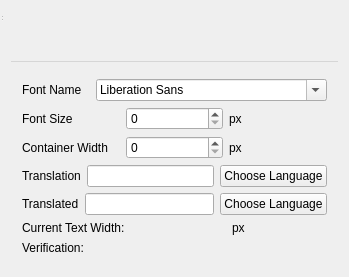
<?xml version="1.0" encoding="UTF-8"?>
<ui version="4.0">
 <class>widgetwindow</class>
 <widget class="QWidget" name="widgetwindow">
  <property name="geometry">
   <rect>
    <x>0</x>
    <y>0</y>
    <width>349</width>
    <height>277</height>
   </rect>
  </property>
  <property name="windowTitle">
   <string>TranslationVerification</string>
  </property>
  <layout class="QGridLayout" name="gridLayout_2">
   <item row="1" column="0">
    <widget class="QWidget" name="centralWidget" native="true">
     <layout class="QGridLayout" name="gridLayout">
      <item row="0" column="0">
       <layout class="QVBoxLayout" name="verticalLayout">
        <item>
         <layout class="QHBoxLayout" name="horizontalLayout">
          <item>
           <widget class="QLabel" name="label">
            <property name="text">
             <string>Font Name</string>
            </property>
           </widget>
          </item>
          <item>
           <widget class="QFontComboBox" name="fontComboBox"/>
          </item>
         </layout>
        </item>
        <item>
         <layout class="QHBoxLayout" name="horizontalLayout_2">
          <item>
           <widget class="QLabel" name="label_2">
            <property name="text">
             <string>Font Size</string>
            </property>
           </widget>
          </item>
          <item>
           <widget class="QSpinBox" name="fontSizeSpinBox"/>
          </item>
          <item>
           <widget class="QLabel" name="label_8">
            <property name="enabled">
             <bool>true</bool>
            </property>
            <property name="text">
             <string>px</string>
            </property>
           </widget>
          </item>
         </layout>
        </item>
        <item>
         <layout class="QHBoxLayout" name="horizontalLayout_4">
          <item>
           <widget class="QLabel" name="label_4">
            <property name="text">
             <string>Container Width</string>
            </property>
           </widget>
          </item>
          <item>
           <widget class="QSpinBox" name="containerWidthSpinBox"/>
          </item>
          <item>
           <widget class="QLabel" name="label_10">
            <property name="enabled">
             <bool>true</bool>
            </property>
            <property name="text">
             <string>px</string>
            </property>
           </widget>
          </item>
         </layout>
        </item>
        <item>
         <layout class="QHBoxLayout" name="horizontalLayout_5">
          <item>
           <widget class="QLabel" name="label_5">
            <property name="text">
             <string>Translation</string>
            </property>
           </widget>
          </item>
          <item>
           <widget class="QLineEdit" name="translationLineEdit"/>
          </item>
          <item>
           <widget class="QPushButton" name="translationPushButton">
            <property name="text">
             <string>Choose Language</string>
            </property>
           </widget>
          </item>
         </layout>
        </item>
        <item>
         <layout class="QHBoxLayout" name="horizontalLayout_9">
          <item>
           <widget class="QLabel" name="label_9">
            <property name="text">
             <string>Translated</string>
            </property>
           </widget>
          </item>
          <item>
           <widget class="QLineEdit" name="translatedLineEdit"/>
          </item>
          <item>
           <widget class="QPushButton" name="translatedPushButton">
            <property name="text">
             <string>Choose Language</string>
            </property>
           </widget>
          </item>
         </layout>
        </item>
        <item>
         <layout class="QHBoxLayout" name="horizontalLayout_3">
          <item>
           <widget class="QLabel" name="label_7">
            <property name="text">
             <string>Current Text Width:</string>
            </property>
           </widget>
          </item>
          <item>
           <widget class="QLabel" name="textWidthLabel">
            <property name="text">
             <string/>
            </property>
           </widget>
          </item>
          <item>
           <widget class="QLabel" name="label_3">
            <property name="text">
             <string>px</string>
            </property>
           </widget>
          </item>
         </layout>
        </item>
        <item>
         <layout class="QHBoxLayout" name="horizontalLayout_6">
          <item>
           <widget class="QLabel" name="label_6">
            <property name="text">
             <string>Verification:</string>
            </property>
           </widget>
          </item>
          <item>
           <widget class="QLabel" name="verificationStatusLabel">
            <property name="text">
             <string/>
            </property>
           </widget>
          </item>
         </layout>
        </item>
       </layout>
      </item>
     </layout>
    </widget>
   </item>
   <item row="0" column="0">
    <widget class="QMenuBar" name="menuBar"/>
   </item>
  </layout>
  <widget class="QToolBar" name="mainToolBar">
   <property name="geometry">
    <rect>
     <x>0</x>
     <y>0</y>
     <width>8</width>
     <height>17</height>
    </rect>
   </property>
  </widget>
  <widget class="QStatusBar" name="statusBar">
   <property name="geometry">
    <rect>
     <x>0</x>
     <y>0</y>
     <width>3</width>
     <height>22</height>
    </rect>
   </property>
  </widget>
 </widget>
 <layoutdefault spacing="6" margin="11"/>
 <resources/>
 <connections/>
</ui>
